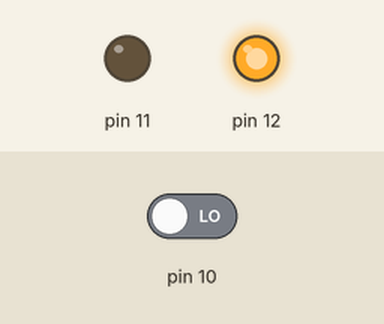
Recording of a sketch running on a simulated Arduino Uno, built with avr-gcc and run on an emulated ATmega328P. On the bench: output pins drawn as LEDs (lit = HIGH). The inputs (shaded band) are chosen by the test bench; at power-on: pin 10 LOW. Pins used as bus, display or sensor lines are not drawn; what the sketch prints to the serial monitor is not drawn.

Above: at 1.2 s.
1.3 s: pin 10 driven HIGH
At 2.5 s:
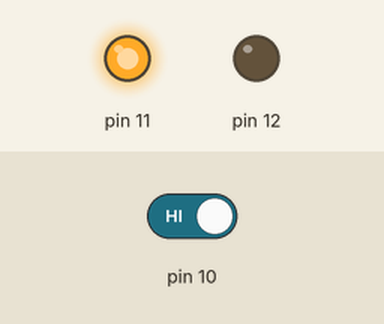
2.8 s: pin 10 driven LOW
At 4.1 s:
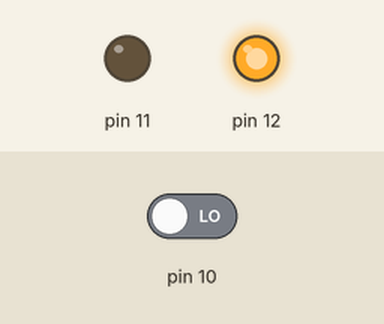
Timing chart, 0 to 5.8 s (numbered marks = the images above; inputs shaded):
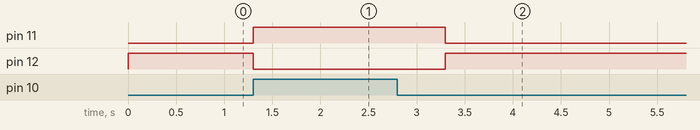

The sketch:

main.ino
```cpp
#include <Arduino.h>
#include "TimerOne.h"

typedef enum Modes {
        RESET_MODE,
        NORMAL_MODE,
        BOOT_MODE
}my_Mode;

boolean state = false;

void setup() {
        Serial.begin(9600);
        Serial.println("Setup main processor start");
        while (!Serial);
        pinMode(10, INPUT);
        pinMode(11,OUTPUT);
        pinMode(12,OUTPUT);
        pinMode(4, OUTPUT);
        digitalWrite(11,LOW);
        digitalWrite(4,LOW);
        Timer1.initialize(4*1000000);
        Timer1.attachInterrupt(keep_alive);
        Serial.println("Setup main processor end");
}

void loop() {
        boolean PIN = digitalRead(10);
        if(PIN == HIGH) {
                digitalWrite(11, HIGH);
                digitalWrite(12, LOW);
                delay(2000);
        }else if(PIN == LOW) {
                digitalWrite(11, LOW);
                digitalWrite(12, HIGH);
        }
}

void keep_alive(){
        digitalWrite(4,HIGH);
        digitalWrite(4,LOW);
}
```

Measured:
- after the input at 1.3 s, pin 11: LOW → HIGH at once; pin 12: HIGH → LOW at once
- after the input at 2.8 s, pin 11: HIGH → LOW after 0.50 s; pin 12: LOW → HIGH after 0.50 s
